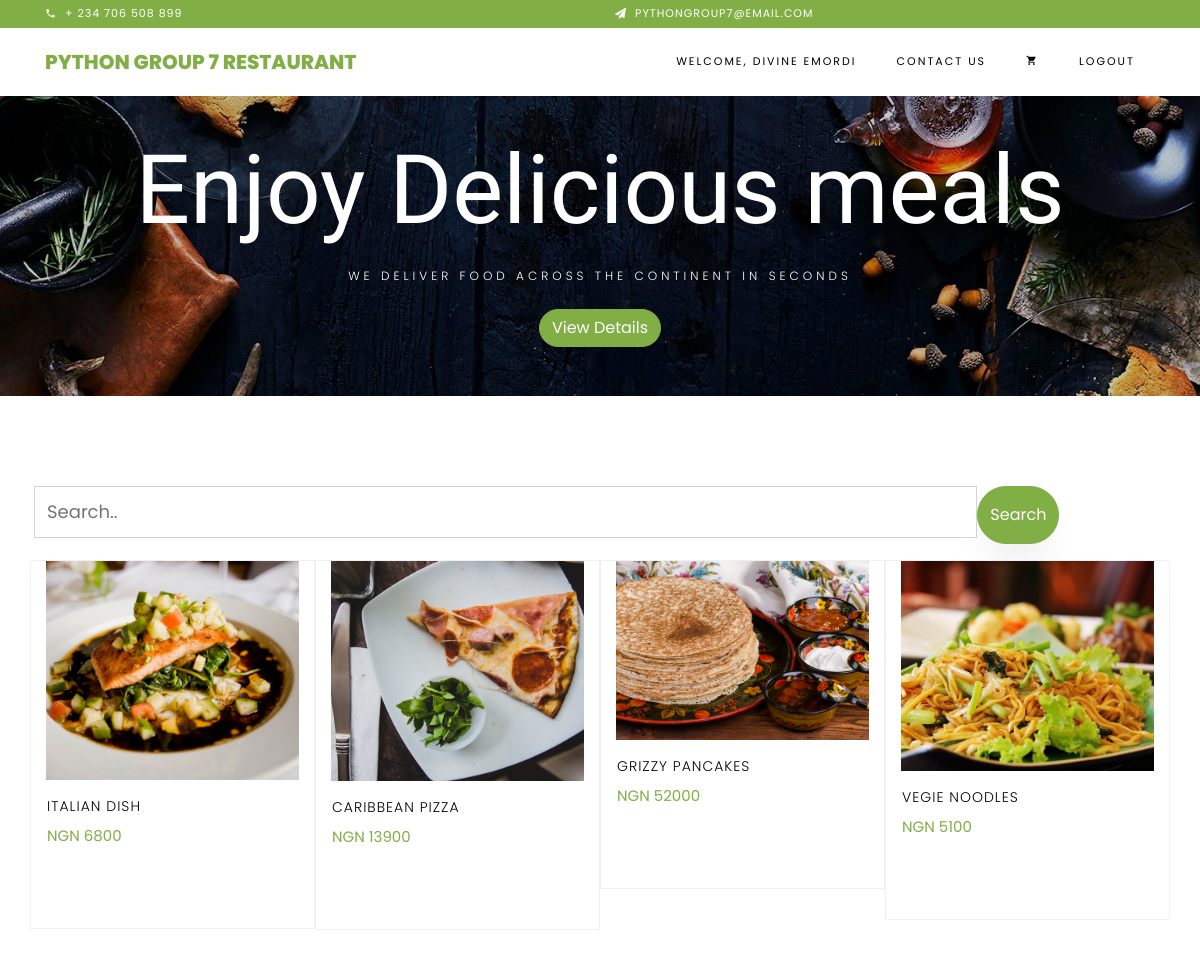
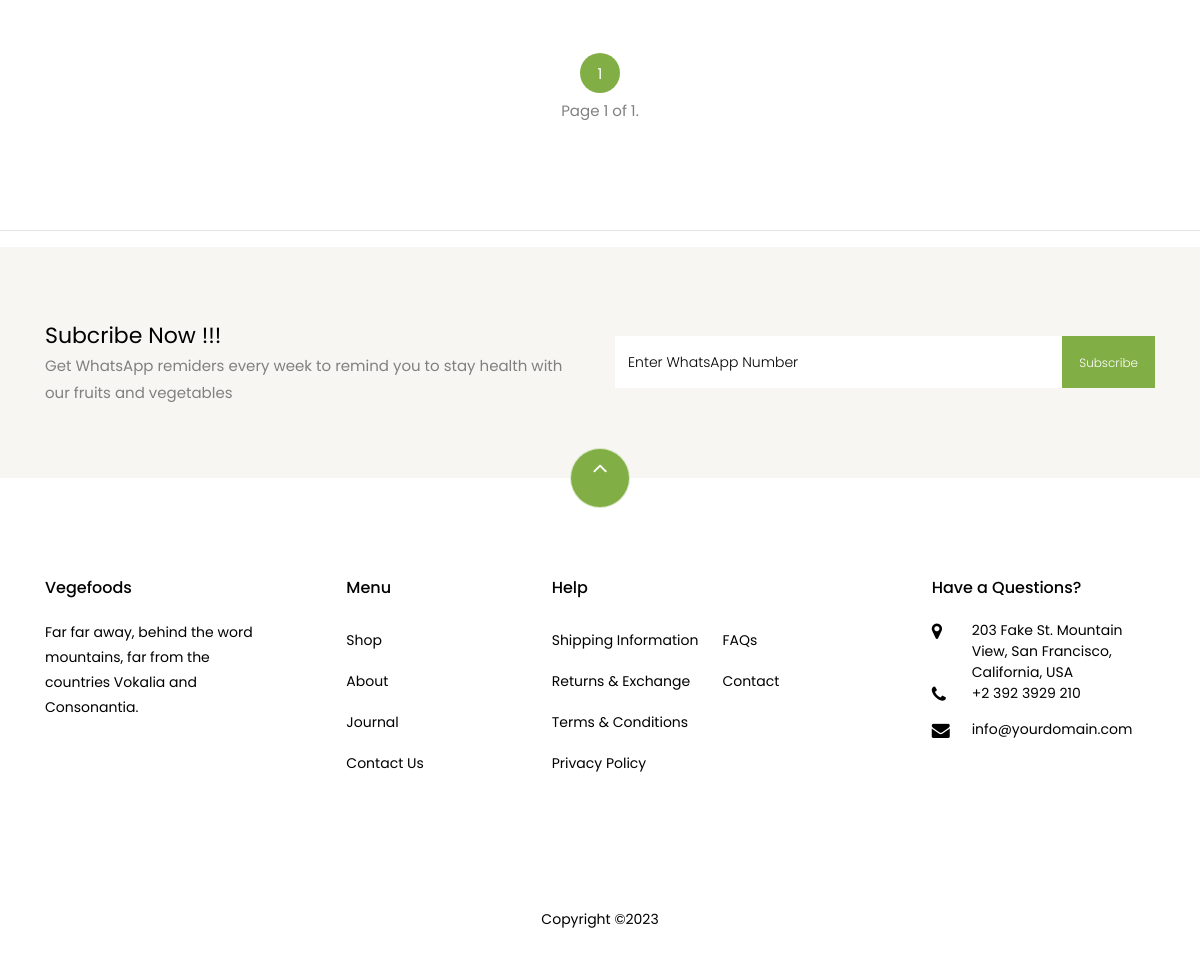
The app's page / (signed in) with its own data (2 pictures, top to bottom).
### core/models.py (models this page shows)
class BaseEntity(models.Model):
    created_at = models.DateTimeField(auto_now_add=True)
    update_at = models.DateTimeField(auto_now=True)

class Product(BaseEntity):
    shop = models.ForeignKey(Shop,on_delete=models.CASCADE)
    name = models.CharField(max_length=120)
    full_description = models.TextField(null=True,blank=True)
    current_stock = models.IntegerField(default=0)
    price = models.IntegerField(default=0)
    promotional_price = models.IntegerField(default=0)
    tag = models.CharField(max_length=10,null=True,blank=True)
    picture = models.ImageField(upload_to='product/%Y/%m/%d', default="avatar.png", blank=True)
    def __str__(self):
        return self.name

### core/views.py (the view)
# urls.py: path('', Home.as_view(), name='home'),
@method_decorator(login_required(login_url='/login/'), name='dispatch')
class Home(ListView):
    template_name = 'index.html'
    model = Product
    context_object_name = 'product'
    paginate_by = 20
    def get_queryset(self,*args,**kwargs):
        name = self.request.GET.get('search')
        object_list = self.model.objects.all()
        print(object_list)
        if name:
            object_list = object_list.filter(name__icontains=name)
        return object_list
    def get_context_data(self, *args, **kwargs):
        context = super(Home, self).get_context_data(**kwargs)
        context['user'] = User.objects.all()
        return context

### templates/index.html (shortened to what this page needs)
{% extends 'base.html' %}
{% load static %}
{% block content %}
    <section id="home-section" class="hero">
		<div class="home-slider owl-carousel">
	      <div class="slider-item" style="background-image: url({% static 'images/banner1.jpg' %});">
	      	<div class="overlay"></div>
	        <div class="container">
	          <div class="row slider-text justify-content-center align-items-center" data-scrollax-parent="true">
	            <div class="col-md-12 ftco-animate text-center">
	              <h1 class="mb-2">Enjoy Delicious meals</h1>
	              <h2 class="subheading mb-4">We deliver food across the continent in seconds</h2>
	              <p><a href="#" class="btn btn-primary">View Details</a></p>
	            </div>
	          </div>
	        </div>
	      </div>
	    </div>
    </section>
    <section class="ftco-section">
    	<div class="container">
			<form action="{% url 'home' %}" method="get" class="row px-1 form-group" >
				<input type="text" name="search" class="col-7 col-sm-9 col-md-10 col-lg-10 form-control" placeholder="Search..">
				<input type="submit" class="btn btn-primary py-3 " value="Search">
			</form>
    		<div class="row">
				{% if product %}
				{% for obj in product %}
					<div class="container col-md-6 col-lg-3 ftco-animate">
						<div class="row product">
								<div href="#" class="col-5 col-sm-5 col-md-5 col-lg-12 col-xl-12 img-prod"><img class="img-fluid" src="{{ obj.picture.url }}" alt="Colorlib Template">
								</div>
							<div class="text col-7 col-sm-7 col-md-7 col-lg-12 col-xl-12 py-3 pb-4 px-3" style="float: right;">
								<h3>
									<a href="#">{{obj.name}}</a></h3>
								<div class="d-flex">
									<div class="pricing">
										{% if obj.promotional_price > 1 %}
											<p class="price"><span class="mr-2 price-dc">NGN {{obj.price}}</span><span class="price-sale">NGN {{obj.promotional_price}}</span></p>
										{% else %}
											<p class="price"><span class="price-sale">NGN {{obj.price}}</span></p>
										{% endif %}
									</div>
								</div>
								<div class="bottom-area d-flex ">
									<div class="d-flex">
									</div>
								</div>
							</div>
						</div>
					</div>
				{% endfor %}
				{% else %}
				<h2>No Product in store yet</h2>
				{% endif %}
    		</div>
    	</div>
		<div class="row mt-5">
			<div class="col text-center">
			  <div class="block-27">
				<ul>
				{% for p in page_obj.paginator.page_range %}
					{% ifequal p page_obj.number %}
						<li class="active"><span>{{p}}</span></li>
					{% else %}
						<li><a href="?page={{p}}">{{p}}</a></li>
					{% endifequal %}
				{% endfor %}
				</ul>
				Page {{ page_obj.number }} of {{ page_obj.paginator.num_pages }}.
			  </div>
			</div>
		  </div>
    </section>
    <hr>
{% endblock %}

### templates/base.html (shortened to what this page needs)
{% load static %}
<!DOCTYPE html>
<html>
<head>
    {% block stylesheet %}
        {% include 'stylesheet.html' %}
    {% endblock %}
  </head>
<body class="goto-here">
    {% include 'header.html' %}
        {% block content %} {% endblock %}
    {% include 'footer.html' %}
</body>
</html>

### templates/stylesheet.html (shortened to what this page needs)
{% load static %}
<link rel="stylesheet" href="{% static 'css/open-iconic-bootstrap.min.css' %}">
<link rel="stylesheet" href="{% static 'css/animate.css' %}">
<link rel="stylesheet" href="{% static 'css/owl.carousel.min.css' %}">
<link rel="stylesheet" href="{% static 'css/owl.theme.default.min.css' %}">
<link rel="stylesheet" href="{% static 'css/magnific-popup.css' %}">
<link rel="stylesheet" href="{% static 'css/aos.css' %}">
<link rel="stylesheet" href="{% static 'css/ionicons.min.css' %}">
<link rel="stylesheet" href="{% static 'css/bootstrap-datepicker.css' %}">
<link rel="stylesheet"
      href="{% static 'css/jquery.timepicker.css' %}">
<link rel="stylesheet" href="{% static 'css/flaticon.css' %}">
<link rel="stylesheet" href="{% static 'css/icomoon.css' %}">
<link rel="stylesheet" href="{% static 'css/style.css' %}">

### templates/header.html (shortened to what this page needs)
{% load static %}
<div class="py-1 bg-primary">
    <div class="container">
        <div class="row no-gutters d-flex align-items-start align-items-center px-md-0">
            <div class="col-lg-12 d-block">
                <div class="row d-flex">
                    <div class="col-md pr-4 d-flex topper align-items-center">
                        <div class="icon mr-2 d-flex justify-content-center align-items-center"><span class="icon-phone2"></span></div>
                        <span class="text">+ 234 706 508 899</span>
                    </div>
                    <div class="col-md pr-4 d-flex topper align-items-center">
                        <div class="icon mr-2 d-flex justify-content-center align-items-center"><span class="icon-paper-plane"></span></div>
                        <span class="text">pythongroup7@email.com</span>
                    </div>
                </div>
            </div>
        </div>
      </div>
</div>
<nav class="navbar navbar-expand-lg navbar-dark ftco_navbar bg-dark ftco-navbar-light" id="ftco-navbar">
    <div class="container">
      <a class="navbar-brand" href="{% url 'home'  %}">Python Group 7 Restaurant</a>
      <div class="collapse navbar-collapse" id="ftco-nav">
        <ul class="navbar-nav ml-auto">
          <li class="nav-item active"><a href="{% url 'home'  %}" class="nav-link">Welcome, {% if request.user.first_name  or request.user.last_name %} {{ request.user.first_name }}
            {{ request.user.last_name }} {% else %} {{ request.user.username }} {% endif %}</a></li>
          <li class="nav-item"><a href="{% url 'contact'  %}" class="nav-link">Contact Us</a></li>
          <li class="nav-item cta cta-colored"><a href="{% url 'cart'  %}" class="nav-link"><span class="icon-shopping_cart"></span>{{cart.get_total_product}}</a></li>
          <li class="nav-item"><a href="{% url 'logout'  %}" class="nav-link">Logout</a></li>
        </ul>
      </div>
    </div>
  </nav>

### templates/footer.html (shortened to what this page needs)
		<section class="ftco-section ftco-no-pt ftco-no-pb py-5 bg-light">
            <div class="container py-4">
              <div class="row d-flex justify-content-center py-5">
                <div class="col-md-6">
                    <h2 style="font-size: 22px;" class="mb-0">Subcribe Now !!!</h2>
                    <span>Get WhatsApp remiders every week to remind you to stay health with our fruits and vegetables</span>
                </div>
                <div class="col-md-6 d-flex align-items-center">
                  <form action="#" class="subscribe-form">
                    <div class="form-group d-flex">
                      <input type="text" class="form-control" placeholder="Enter WhatsApp Number">
                      <input type="submit" value="Subscribe" class="submit px-3">
                    </div>
                  </form>
                </div>
              </div>
            </div>
          </section>
          <footer class="ftco-footer ftco-section">
            <div class="container">
                <div class="row">
                    <div class="mouse">
                              <a href="#" class="mouse-icon">
                                  <div class="mouse-wheel"><span class="ion-ios-arrow-up"></span></div>
                              </a>
                          </div>
                </div>
              <div class="row mb-5">
                <div class="col-md">
                  <div class="ftco-footer-widget mb-4">
                    <h2 class="ftco-heading-2">Vegefoods</h2>
                    <p>Far far away, behind the word mountains, far from the countries Vokalia and Consonantia.</p>
                    <ul class="ftco-footer-social list-unstyled float-md-left float-lft mt-5">
                    </ul>
                  </div>
                </div>
                <div class="col-md">
                  <div class="ftco-footer-widget mb-4 ml-md-5">
                    <h2 class="ftco-heading-2">Menu</h2>
                    <ul class="list-unstyled">
                      <li><a href="#" class="py-2 d-block">Shop</a></li>
                      <li><a href="#" class="py-2 d-block">About</a></li>
                      <li><a href="#" class="py-2 d-block">Journal</a></li>
                      <li><a href="#" class="py-2 d-block">Contact Us</a></li>
                    </ul>
                  </div>
                </div>
                <div class="col-md-4">
                   <div class="ftco-footer-widget mb-4">
                    <h2 class="ftco-heading-2">Help</h2>
                    <div class="d-flex">
                        <ul class="list-unstyled mr-l-5 pr-l-3 mr-4">
                          <li><a href="#" class="py-2 d-block">Shipping Information</a></li>
                          <li><a href="#" class="py-2 d-block">Returns &amp; Exchange</a></li>
                          <li><a href="#" class="py-2 d-block">Terms &amp; Conditions</a></li>
                          <li><a href="#" class="py-2 d-block">Privacy Policy</a></li>
                        </ul>
                        <ul class="list-unstyled">
                          <li><a href="#" class="py-2 d-block">FAQs</a></li>
                          <li><a href="#" class="py-2 d-block">Contact</a></li>
                        </ul>
                      </div>
                  </div>
                </div>
                <div class="col-md">
                  <div class="ftco-footer-widget mb-4">
                      <h2 class="ftco-heading-2">Have a Questions?</h2>
                      <div class="block-23 mb-3">
                        <ul>
                          <li><span class="icon icon-map-marker"></span><span class="text">203 Fake St. Mountain View, San Francisco, California, USA</span></li>
                          <li><a href="#"><span class="icon icon-phone"></span><span class="text">+2 392 3929 210</span></a></li>
                          <li><a href="#"><span class="icon icon-envelope"></span><span class="text">info@yourdomain.com</span></a></li>
                        </ul>
                      </div>
                  </div>
                </div>
              </div>
              <div class="row">
                <div class="col-md-12 text-center">
                  <p>
                                Copyright &copy;<script>document.write(new Date().getFullYear());</script>
                              </p>
                </div>
              </div>
            </div>
          </footer>

### templates/javascript.html (shortened to what this page needs)
{% load static %}

### static/css/icomoon.css (style rules this page uses)
[class^="icon-"], [class*=" icon-"] { font-family: 'icomoon' !important; speak: none; font-style: normal; font-weight: normal; font-variant: normal; text-transform: none; line-height: 1; -webkit-font-smoothing: antialiased; -moz-osx-font-smoothing: grayscale; }
.icon-map-marker:before { content: "\f041"; }
.icon-phone:before { content: "\f095"; }
.icon-envelope:before { content: "\f0e0"; }
.icon-paper-plane:before { content: "\f1d8"; }
.icon-phone2:before { content: "\e0cd"; }
.icon-shopping_cart:before { content: "\e8cc"; }

### records on screen
Product: picture (picture), name "ITALIAN DISH", price "6800"
Product: picture (picture), name "CARIBBEAN PIZZA", price "13900"
Product: picture (picture), name "GRIZZY PANCAKES", price "52000"
Product: picture (picture), name "VEGIE NOODLES", price "5100"

### other values on screen
{{ request.user.first_name }} "DIVINE"
{{ request.user.last_name }} "EMORDI"
{{ p }} "1"
{{ page_obj.number }} "1"
{{ page_obj.paginator.num_pages }} "1"
